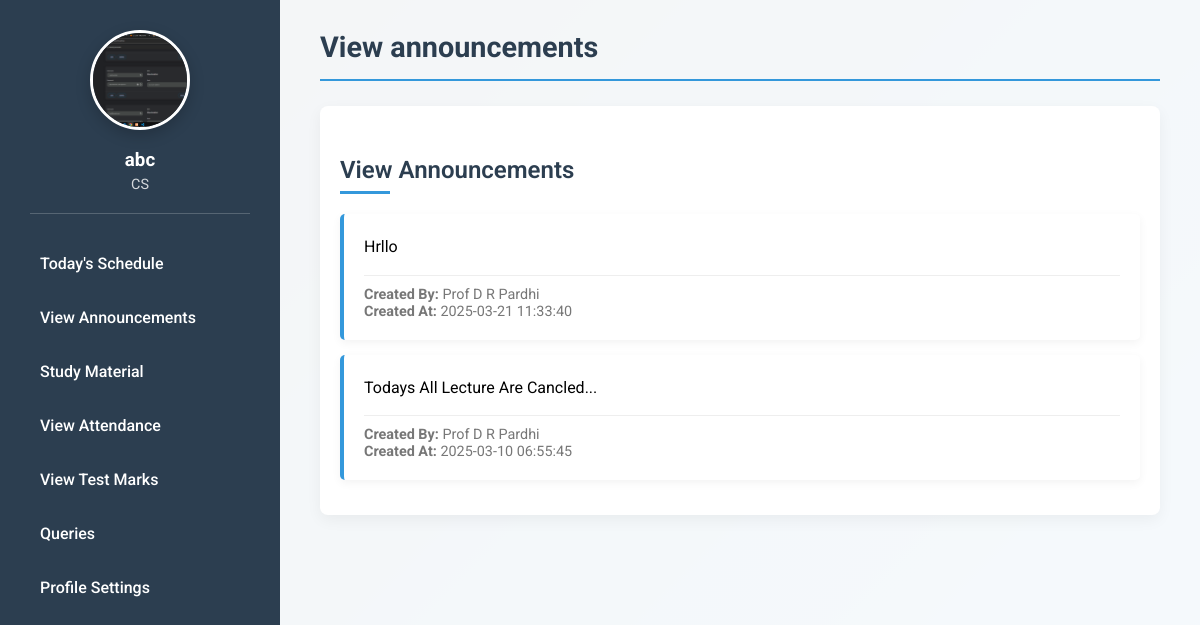
The page /student_dashboard.php?feature=view_announcements (signed in) on the database its author committed.
### tables this page shows
CREATE TABLE `announcements` (
  `id` int(11) NOT NULL,
  `announcement` text DEFAULT NULL,
  `created_by` varchar(50) DEFAULT NULL,
  `created_at` timestamp NOT NULL DEFAULT current_timestamp()
);

### features/view_announcements.php (the view, shortened to what this page needs)
<?php
$servername = "localhost:3308";
$username = "root";
$password = "";
$dbname = "college_web_app";
$conn = new mysqli($servername, $username, $password, $dbname);
$sql = "SELECT announcement, created_by, created_at FROM announcements ORDER BY created_at DESC";
$result = $conn->query($sql);
?>
<div class="announcements-container">
    <h2 class="section-title">View Announcements</h2>
    <?php if ($result->num_rows > 0): ?>
        <ul class="announcements-list">
            <?php while ($row = $result->fetch_assoc()): ?>
                <li>
                    <div class="announcement-content">
                        <?php echo nl2br(htmlspecialchars($row['announcement'])); ?>
                    </div>
                    <div class="announcement-meta">
                        <div>
                            <strong>Created By:</strong> <?php echo htmlspecialchars($row['created_by']); ?><br>
                            <strong>Created At:</strong> <?php echo htmlspecialchars($row['created_at']); ?>
                        </div>
                    </div>
                </li>
            <?php endwhile; ?>
        </ul>
    <?php else: ?>
        <div class="empty-state">
            <p>No announcements available.</p>
        </div>
    <?php endif; ?>
</div>

### student_dashboard.php (style rules this page uses)
:root { --primary-color: #2c3e50; --secondary-color: #e74c3c; --accent-color: #3498db; --text-color: #333; --bg-color: #f5f6fa; }
* { margin: 0; padding: 0; box-sizing: border-box; }
body { font-family: 'Roboto', sans-serif; background: linear-gradient(135deg, #2c3e50 0%, #3498db 100%); min-height: 100vh; }

### features/view_announcements.php (style rules this page uses)
.announcements-container { background-color: white; border-radius: 8px; padding: 20px; margin-bottom: 30px; box-shadow: 0 5px 15px rgba(0, 0, 0, 0.05); }
.announcements-list { list-style-type: none; padding: 0; }
.announcements-list li { background-color: white; border-left: 4px solid var(--accent-color); border-radius: 5px; padding: 20px; margin-bottom: 15px; box-shadow: 0 3px 10px rgba(0, 0, 0, 0.05); position: relative; }
.announcement-content { margin-bottom: 15px; line-height: 1.6; }
.announcement-meta { display: flex; justify-content: space-between; margin-top: 10px; padding-top: 10px; border-top: 1px solid #eee; font-size: 0.9rem; color: #777; }
.section-title { color: var(--primary-color); margin: 30px 0 20px; font-weight: 600; position: relative; padding-bottom: 10px; }
.section-title::after { content: ''; position: absolute; bottom: 0; left: 0; width: 50px; height: 3px; background-color: var(--accent-color); }

### rows shown on the page
announcements: announcement "Hrllo", created_by "Prof D R Pardhi", created_at "2025-03-21 11:33:40"
announcements: announcement "Todays All Lecture Are Cancled...", created_by "Prof D R Pardhi", created_at "2025-03-10 06:55:45"

### other values the page prints
$user['name'] "abc"
$user['dept'] "CS"
$title "View announcements"
